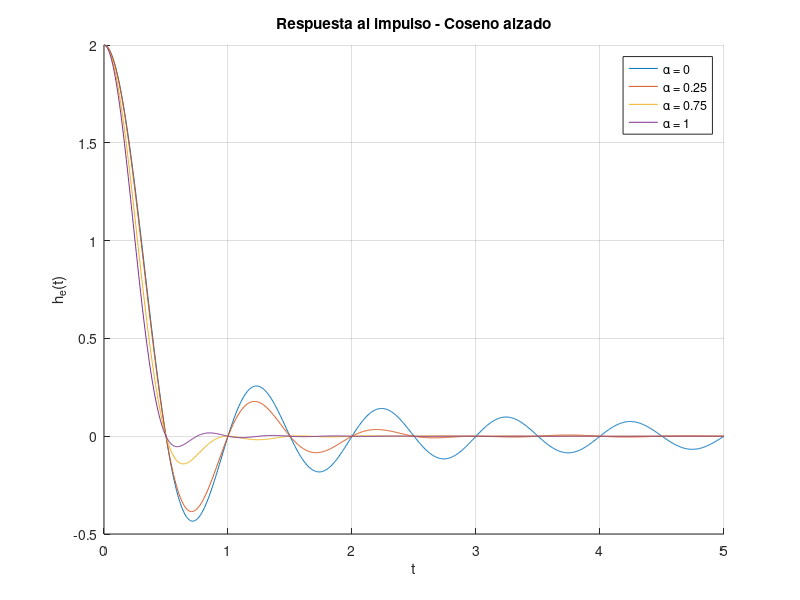
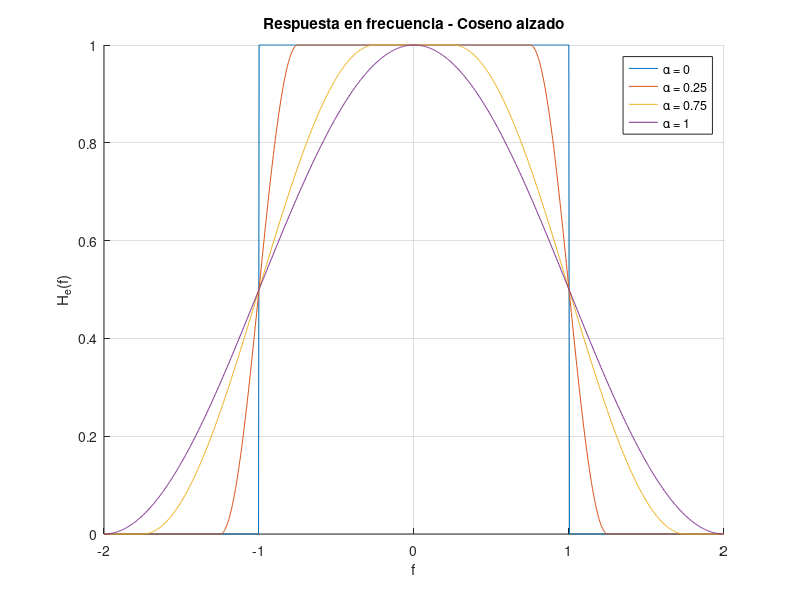

Recreate these plots in MATLAB, in order. (Note: this script raises an error after producing the figures.)
close all;

% Parámetros
f0 = 1;                 % Frecuencia base
alphas = [0 0.25 0.75 1];

% Ancho de banda total
B = @(alpha) f0*(1+alpha);   % es como un B(alpha) = f0*(1+alpha)

% Ejes
t = linspace(0, 5, 1000);    % t >= 0
f = linspace(-2, 2, 1000);   % luego se escala con B

%% FIGURA RESPUESTA AL IMPULSO
figure;
hold on;

for a = alphas
    
    f_delta = a * f0;
    
    % Evitar división por cero
    h = zeros(size(t));
    
    for i = 1:length(t)
        if t(i) == 0
            h(i) = 2*f0;
        elseif abs(t(i)) == 1/(4*f_delta) && a ~= 0
            % Caso especial (evita infinito)
            h(i) = (pi*f0/2)*sin(pi/(2*a));
        else
            h(i) = 2*f0 * ...
                (sin(2*pi*f0*t(i))/(2*pi*f0*t(i))) * ...
                (cos(2*pi*f_delta*t(i)) / (1 - (4*f_delta*t(i))^2));
        end
    end
    
    plot(t, h, 'DisplayName', ['\alpha = ' num2str(a)]);
end

title('Respuesta al impulso - Coseno alzado');
xlabel('t');
ylabel('h_e(t)');
legend;
grid on;

%% FIGURA RESPUESTA EN FRECUENCIA
figure;
hold on;

for a = alphas
    
    B_val = f0*(1+a);
    f_delta = a*f0;
    f1 = f0 - f_delta;
    
    H = zeros(size(f));
    
    for i = 1:length(f)
        if abs(f(i)) < f1
            H(i) = 1;
        elseif abs(f(i)) >= f1 && abs(f(i)) <= B_val
            H(i) = 0.5 * (1 + cos(pi*(abs(f(i)) - f1)/(2*f_delta)));
        else
            H(i) = 0;
        end
    end
    
    plot(f, H, 'DisplayName', ['\alpha = ' num2str(a)]);
end

title('Respuesta en frecuencia - Coseno alzado');
xlabel('f');
ylabel('H_e(f)');
legend;
grid on;


%% Parámetros
Nbits = 1e2;        % 10^2 bits
alpha_vals = [0 0.25 0.75 1];
sps = 15;            % 10: muestras por símbolo (oversampling)
span = 6;           % duración del filtro en símbolos
SNR = 40;           % 20 dB (puedes variar)

% Generar bits NRZ-L
bits = randi([0 1], 1, Nbits);
symbols = 2*bits - 1;   % NRZ-L: 0→-1, 1→+1

% Loop para distintos alpha
for a = alpha_vals
    
    % Filtro coseno alzado
    rrc = rcosdesign(a, span, sps, 'normal');  
    
    % Upsampling
    upsampled = upsample(symbols, sps);
    
    % Filtrado (forma del pulso)
    tx = conv(upsampled, rrc, 'same');
    
    % Canal AWGN
    rx = awgn(tx, SNR, 'measured');
    
    % Figura
    figure;
    eyediagram(rx, 2*sps);  % 2 símbolos por ventana
    
    title(['Diagrama de ojo (alpha = ' num2str(a) ')']);
end

%%% Bajar frec de muestreo -> bajar sps
